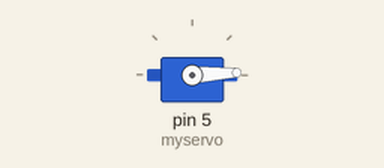
Simulated run of this sketch. Board: Arduino Uno, built with avr-gcc and run on an emulated ATmega328P. Shown: servo.

Above: at 0.05 s.
At 0.85 s:
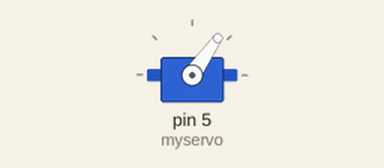
At 1.7 s:
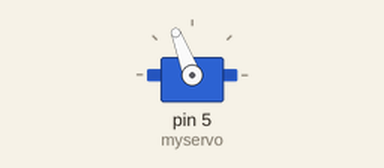
At 3.4 s:
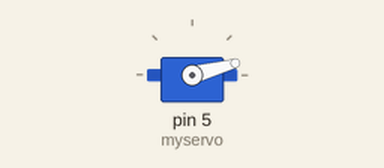
Timing chart, 0 to 8.3 s (numbered marks = the images above):
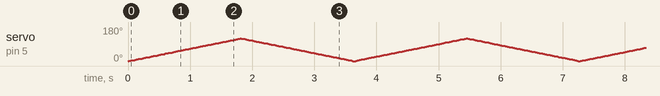

The sketch:

Test_ServoSmooth.ino
```cpp
#include <Servo.h>

Servo myservo;
int pos = 0;

void setup() {
  // put your setup code here, to run once:
  myservo.attach(5);
}

void loop() {
  // put your main code here, to run repeatedly:
  for(pos=0; pos < 120; pos += 1){
    myservo.write(pos);
    delay(15);
  }

  for(pos=120; pos >= 0; pos -= 1){
    myservo.write(pos);
    delay(15);
  }
}
```
